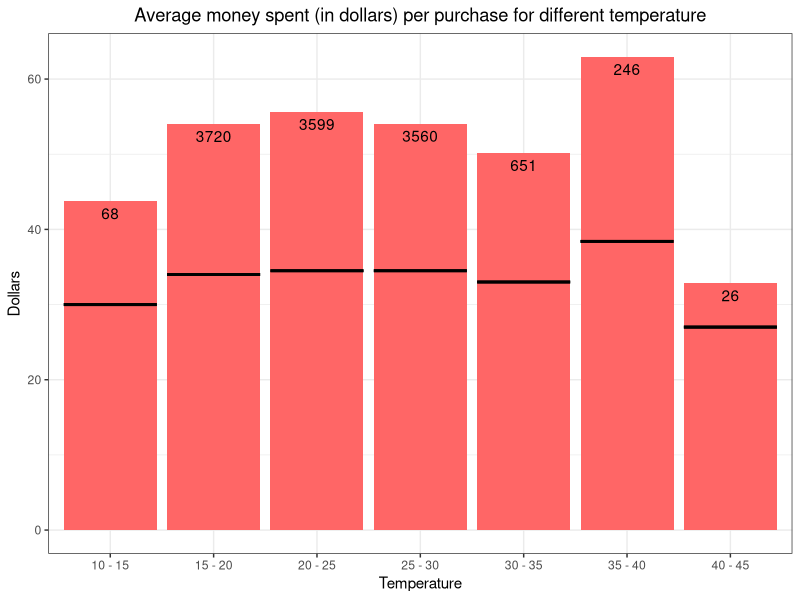
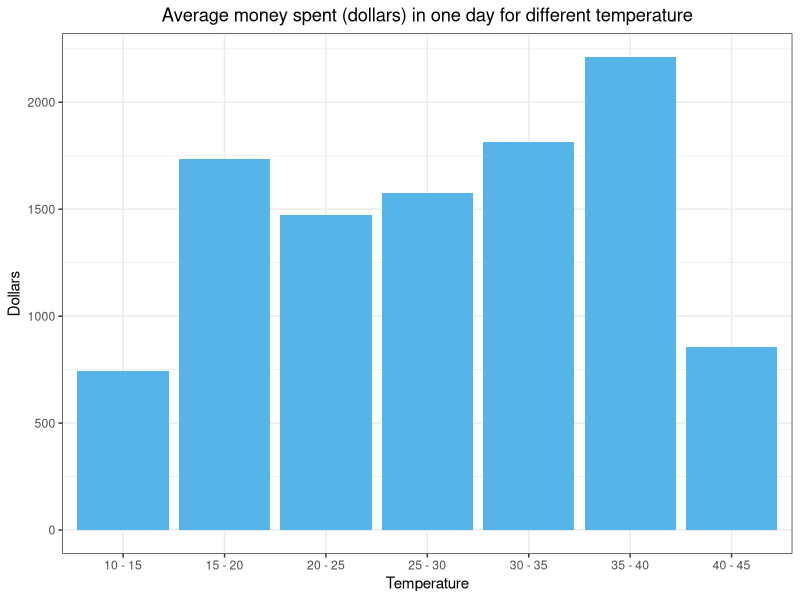
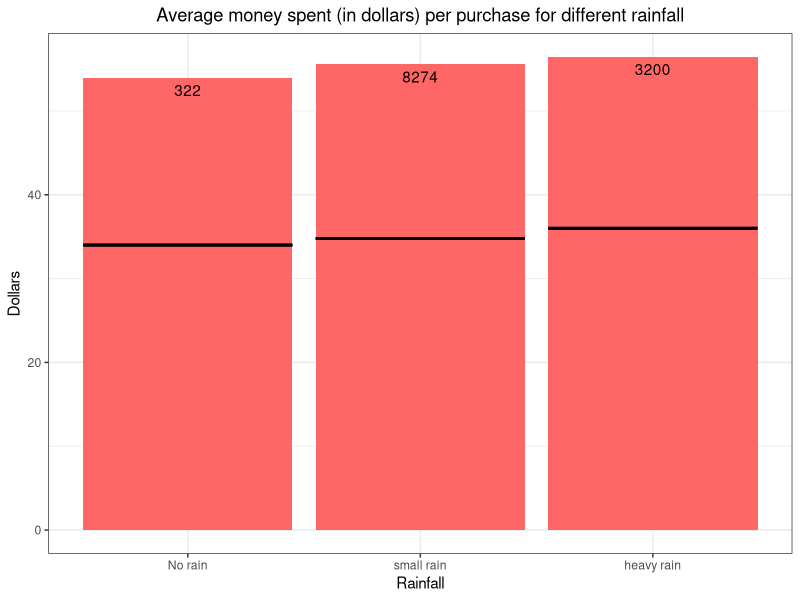
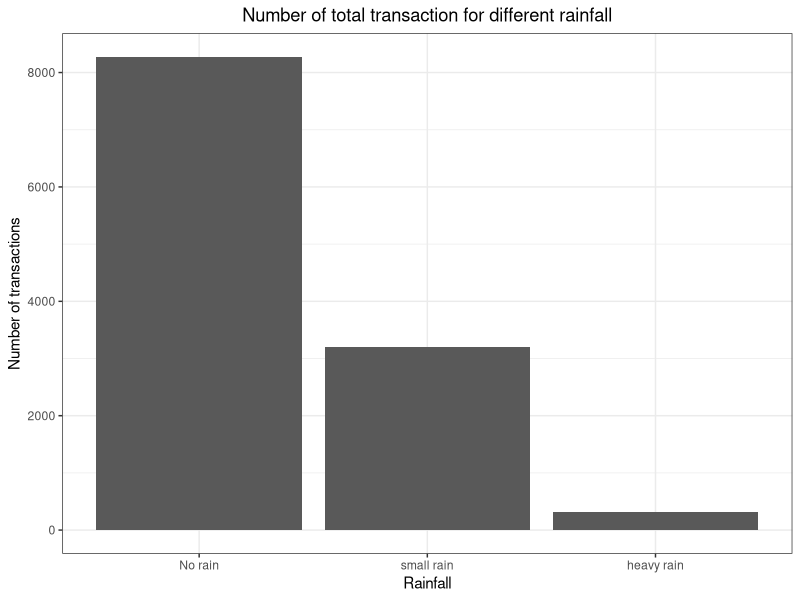
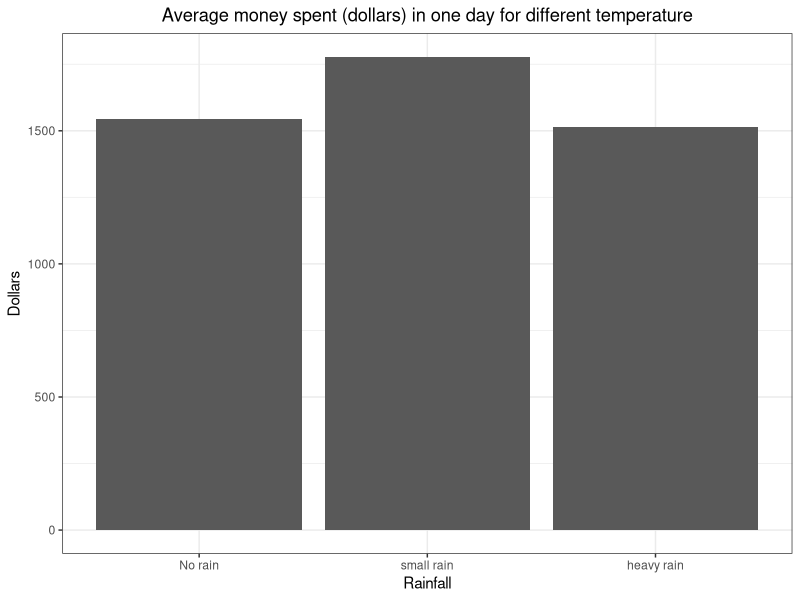
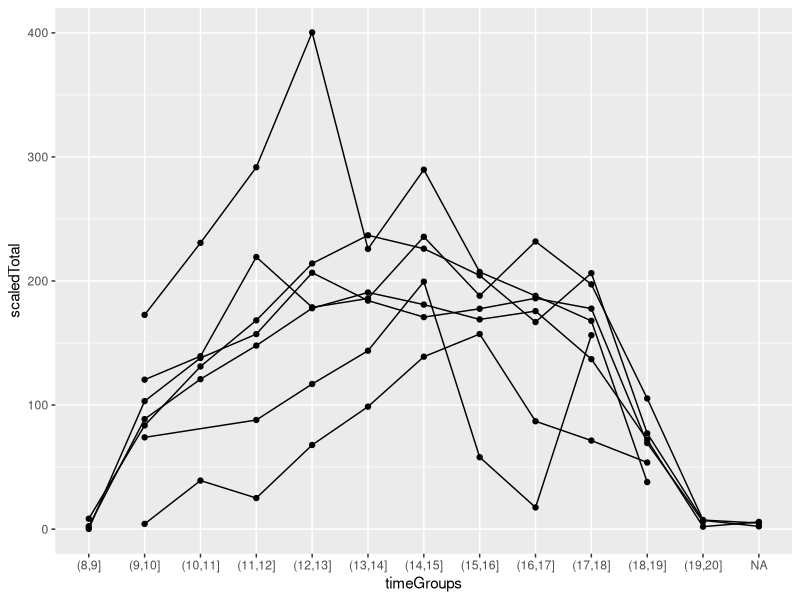
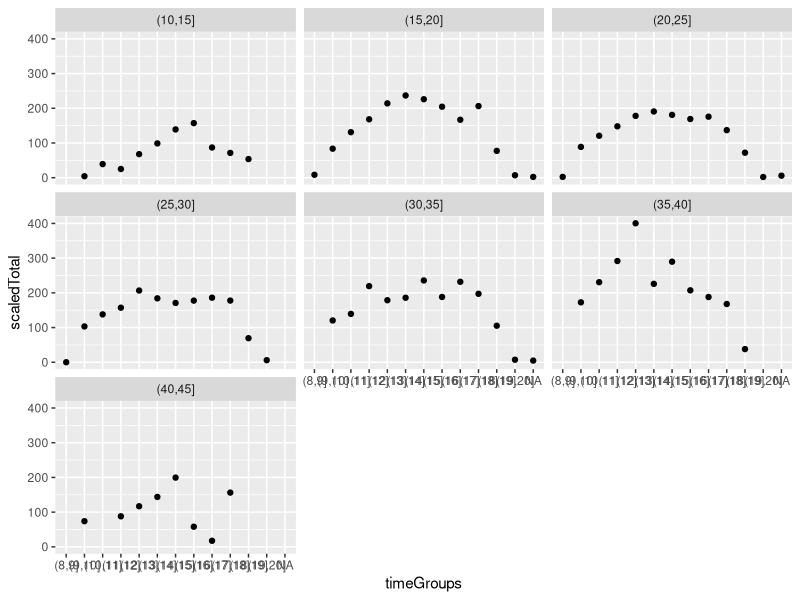

The R script that drew these images, in order:
## ---- chunk 1

# LOAD DATA
library(ggplot2)
library(tidyr)
library(xtable)
library(knitr)
data = read.csv("data/ProcessedData.csv")


# Quick look at top 6 rows of data
head(data)

## Size of data
dim(data)

## R's classification of data
class(data)
## R's classification of variables
str(data)
#sapply(mtcars, class)
## ---- chunk 2
#The temperature is a quantitative variable. We start by changing it to a qualitative one using ranges that cover 5 degrees Celcius
temp = data$Maximum.temperature..Degree.C.
data$tempGroups = cut(temp, c(10,15,20,25,30,35,40,45))

#Take a look at overall data before looking at the graphs
heatData = data %>% drop_na(Maximum.temperature..Degree.C.)

dataFrame <- data.frame(Rows = c(nrow(data)-nrow(heatData)),
                        Max = c(max(temp)),
                        Min = c(min(temp)),
                        Mean = c(mean(temp)),
                        Median = c(median(temp)))

kable(dataFrame, caption = "Fuck yeah", col.names = c("Missing rows", "Max heat", "Min heat", "Mean maximum heat", "Median of maximum heat"))

#Transaction sizes for each temperature range
meanPerPerson = aggregate(data$Total ~ data$tempGroups, data, mean)
medPerPerson = aggregate(data$Total ~ data$tempGroups, data, median)
transactions = merge(x = meanPerPerson, y = medPerPerson, by='data$tempGroups')
names(transactions) = c('Temperature', 'Mean_total', 'Median_total')

Fre <- as.data.frame(table(data$tempGroups))
colnames(Fre)[1] <- "tempGroups" 
Fre$lab <- as.character(Fre$Freq)
Fre

#Barplot for average money spent with median lines
ggplot(transactions, aes(Temperature, Mean_total), label = Fre$Freq) + geom_bar(stat="identity", position = "dodge", fill = "#FF6666") + ggtitle("Average money spent (in dollars) per purchase for different temperature") + ylab("Dollars") + theme_bw() + theme(plot.title = element_text(hjust = 0.5)) + geom_errorbar(data=transactions, aes(Temperature, ymax = Median_total, ymin = Median_total), size=1, linetype = "solid", inherit.aes = F, width = 0.9) + geom_text(aes(label = Fre$Freq), position = position_dodge(width = 0.9), vjust = 1.5) + scale_x_discrete(labels = c('10 - 15','15 - 20','20 - 25', '25 - 30', '30 - 35', '35 - 40', '40 - 45'))

 #Barplot showing only median
 #ggplot(transactions, aes(Temperature, Median_total)) + geom_bar(stat="identity", position = "dodge", fill = "#56B4E9") + ggtitle("Median how much each person spends (in dollars) for different temperature") + ylab("Median") + theme_bw() + theme(plot.title = element_text(hjust = 0.5))
 
 #ggplot(data, aes(Maximum.temperature..Degree.C., median(Total)), group = 1) + geom_boxplot() + coord_flip()

 #Number of transactions per temperature range
 #barplot(table(data$tempGroups))

## ---- chunk 3
 
 #Total money spent for each temperature range
 totalPerDay = aggregate(data$Total ~ data$tempGroups, data, sum)
 nrOfDaysPerTemp = aggregate(data$Date ~ data$tempGroups, data, function(x) length(unique(x)))
 totals = merge(x = totalPerDay, y = nrOfDaysPerTemp, by='data$tempGroups')
 names(totals) = c('Temperature', 'Total', 'NrOfDays')
 totals['meanPerDay'] = round(totals$Total / totals$NrOfDays, 1)
 totals
 
 ggplot(totals, aes(Temperature, meanPerDay)) + geom_bar(stat="identity", position = "dodge") + geom_bar(stat="identity", position = "dodge", fill = "#56B4E9") + ggtitle("Average money spent (dollars) in one day for different temperature") + ylab("Dollars") + theme_bw() + theme(plot.title = element_text(hjust = 0.5)) + scale_x_discrete(labels = c('10 - 15','15 - 20','20 - 25', '25 - 30', '30 - 35', '35 - 40', '40 - 45'))
 
## ---- chunk 4
rainData = data %>% drop_na(Rainfall.amount..millimetres.)
rain = rainData$Rainfall.amount..millimetres.

dataFrame <- data.frame(Rows = c(nrow(data)-nrow(rainData)),
                        Max = c(max(rain)),
                        Min = c(min(rain)),
                        Mean = c(mean(rain)),
                        Median = c(median(rain)))

kable(dataFrame, caption = "Fuck yeah", col.names = c("Missing rows", "Max rainfall", "Min rainfall", "Mean rainfall", "Median of rainfall"))

## ---- chunk 5
#We start by changing the rainfall from a quantitative variable to a qualitative one
rainData$rainGroups = cut(rain, c(0,0.1,15,70), include.lowest = TRUE)

#Transaction sizes for each temperature range
meanPerPerson = aggregate(rainData$Total ~ rainData$rainGroups, rainData, mean)
medPerPerson = aggregate(rainData$Total ~ rainData$rainGroups, data, median)
transactions = merge(x = meanPerPerson, y = medPerPerson, by='rainData$rainGroups')
names(transactions) = c('Rainfall', 'Mean_total', 'Median_total')

FreRain <- as.data.frame(table(rainData$rainGroups))
colnames(FreRain)[1] <- "rainGroups" 


#Barplot for average money spent with median lines
ggplot(transactions, aes(Rainfall, Mean_total)) + geom_bar(stat="identity", position = "dodge", fill = "#FF6666") + ggtitle("Average money spent (in dollars) per purchase for different rainfall") + ylab("Dollars") + xlab("Rainfall") + theme_bw() + theme(plot.title = element_text(hjust = 0.5)) + geom_errorbar(data=transactions, aes(Rainfall, ymax = Median_total, ymin = Median_total), size=1, linetype = "solid", inherit.aes = F, width = 0.9) + geom_text(aes(label = FreRain$Freq), position = position_dodge(width = 0.9), vjust = 1.5) + scale_x_discrete(labels = c('No rain','small rain', 'heavy rain'))


 #Number of transactions for each rainfall range
 ggplot(rainData, aes(rainGroups)) + geom_bar() + scale_x_discrete(labels = c('No rain','small rain', 'heavy rain')) + ylab("Number of transactions") + xlab("Rainfall") + theme_bw() + ggtitle("Number of total transaction for different rainfall") + theme(plot.title = element_text(hjust = 0.5))
 
 FreRain
 
 
 #Total money spent for each temperature range
 totalPerDay = aggregate(rainData$Total ~ rainData$rainGroups, rainData, sum)
 nrOfDaysPerRain = aggregate(rainData$Date ~ rainData$rainGroups, rainData, function(x) length(unique(x)))
 rainTotals = merge(x = totalPerDay, y = nrOfDaysPerRain, by='rainData$rainGroups')
 names(rainTotals) = c('Rainfall', 'Total', 'NrOfDays')
 rainTotals['meanPerDay'] = round(rainTotals$Total / rainTotals$NrOfDays, 1)
 
 ggplot(rainTotals, aes(Rainfall, meanPerDay)) + geom_bar(stat="identity", position = "dodge") + scale_x_discrete(labels = c('No rain','small rain', 'heavy rain')) + ylab("Dollars") + xlab("Rainfall") + theme_bw() + ggtitle("Average money spent (dollars) in one day for different temperature") + theme(plot.title = element_text(hjust = 0.5))

## ---- chunk 6
hour = as.integer(substr(data$Time, 0, 2))
data$timeGroups = cut(hour, seq(8,20,1))
table(data$timeGroups)

#Total money made per time gap
library(dplyr)
timeTemp = data %>%
    group_by(timeGroups, tempGroups) %>% 
    summarize(total = sum(Total) ) 

names(nrOfDaysPerTemp) = c('tempGroups', 'nrOfDays')
timeTemp = merge(x= timeTemp, y=nrOfDaysPerTemp , on='tempGroups')
timeTemp['scaledTotal'] = timeTemp$total / timeTemp$nrOfDays
ggplot(timeTemp, aes(x = timeGroups, y = scaledTotal)) + geom_point() + geom_line(aes(group=tempGroups))
ggplot(timeTemp, aes(x = timeGroups, y = scaledTotal)) + geom_point() + facet_wrap(~tempGroups)


#ggplot(test, aes(x = timeGroups, y = total)) + geom_point() + geom_line(aes(group=tempGroups))


#average money spent by customer per transaction, note
#testMean = data %>%
#    group_by(timeGroups, tempGroups) %>% 
#    summarize(meanTotal = mean(Total) ) 
#ggplot(testMean, aes(x = timeGroups, y = meanTotal)) + geom_point() + facet_wrap(~tempGroups)
